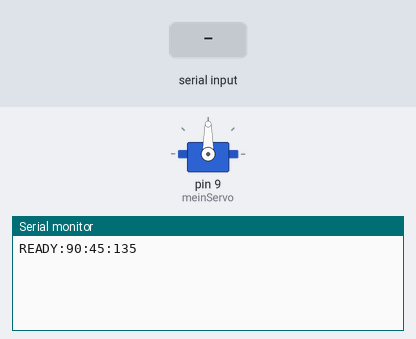
Bench run of a sketch on a simulated Arduino Uno, built with avr-gcc and run on an emulated ATmega328P. Parts: servo, the last lines printed to the serial monitor. Inputs (shaded band) come from the test bench.

Above: at 1.7 s.
1.8 s: "P90\n" received over Serial
At 3.4 s:
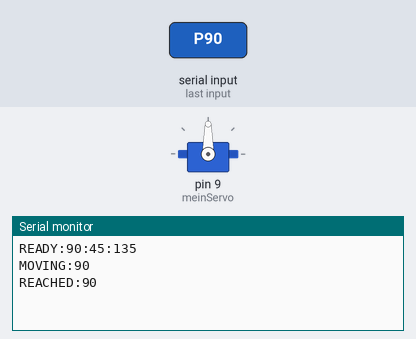
4.3 s: "?\n" received over Serial
At 5.5 s:
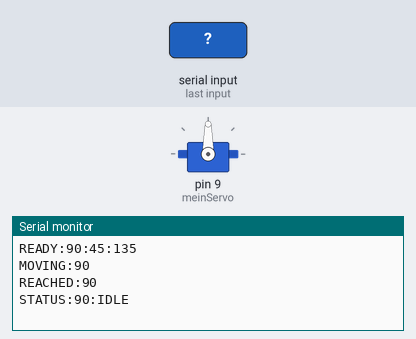
5.8 s: "P,45\n" received over Serial
At 6.9 s:
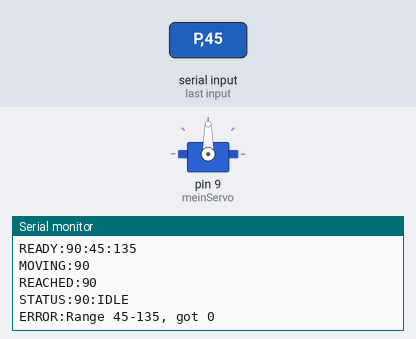

The sketch:

arduino_servo_LABOR.ino
```cpp
/*
 * Servo Controller - Basierend auf funktionierendem Labor-Code
 *
 * Befehle:
 * P45  = Fahre zu 45°
 * P90  = Fahre zu 90°
 * P135 = Fahre zu 135°
 * H    = Home (90°)
 *
 * Einfach und bewährt!
 */

#include <Servo.h>

Servo meinServo;
int aktuellePosition = 90;

void setup() {
  Serial.begin(115200);  // Gleiche Baudrate wie Python
  meinServo.attach(9);
  meinServo.write(90);   // Startposition

  delay(500);

  Serial.println("READY:90:45:135");
}

void loop() {
  if (Serial.available() > 0) {
    String befehl = Serial.readStringUntil('\n');
    befehl.trim();

    // Position setzen: "P90"
    if (befehl.startsWith("P") || befehl.startsWith("p")) {
      String winkelStr = befehl.substring(1);
      int winkel = winkelStr.toInt();

      if (winkel >= 45 && winkel <= 135) {
        Serial.print("MOVING:");
        Serial.println(winkel);

        meinServo.write(winkel);
        aktuellePosition = winkel;

        delay(1000);  // 1 Sekunde warten bis Servo Position erreicht

        Serial.print("REACHED:");
        Serial.println(winkel);
      } else {
        Serial.print("ERROR:Range 45-135, got ");
        Serial.println(winkel);
      }
    }

    // Home Position: "H"
    else if (befehl == "H" || befehl == "h") {
      Serial.println("MOVING:90");

      meinServo.write(90);
      aktuellePosition = 90;

      delay(1000);

      Serial.println("REACHED:90");
    }

    // Status abfragen: "?"
    else if (befehl == "?") {
      Serial.print("STATUS:");
      Serial.print(aktuellePosition);
      Serial.println(":IDLE");
    }
  }
}
```

Measured:
- after the input at 1.8 s, the serial monitor: prints a new line at once (image 1)
- after the input at 4.3 s, the serial monitor: prints a new line at once (image 2)
- after the input at 5.8 s, the serial monitor: prints a new line at once (image 3)
